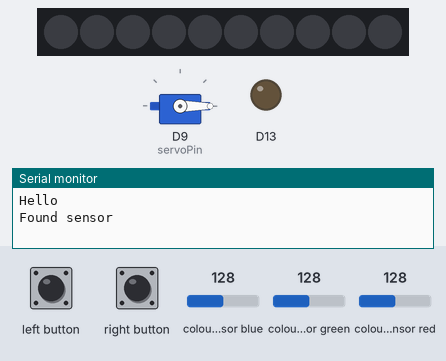
Simulated run of this sketch. Board: Adafruit Circuit Playground Express. Parts: 10 RGB LEDs in strip order, left to right, servo, output pins drawn as LEDs (lit = HIGH), the last lines printed to the serial monitor. Inputs (shaded band) come from the test bench; at power-on: colour sensor blue 128, colour sensor green 128, colour sensor red 128. Dim RGB values are drawn brighter than linear.

Above: at 1.2 s.
1.3 s: left button pulsed HIGH 2 times (0.12 s each, 0.3 s apart)
At 2.3 s:
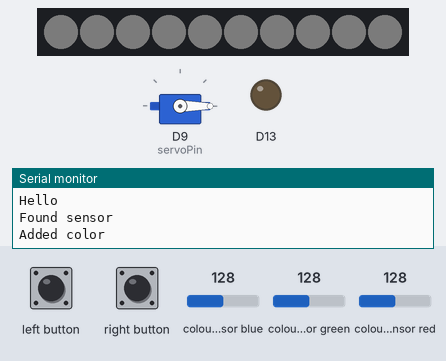
At 4.3 s:
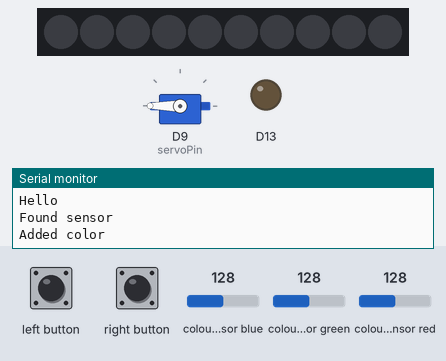
Timing chart, 0 to 5.8 s (numbered marks = the images above; inputs shaded):
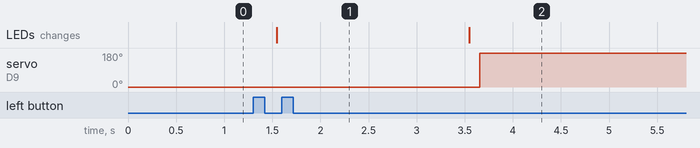

The sketch:

controller.ino
```cpp
#include "Adafruit_TCS34725.h"
#include <Adafruit_CircuitPlayground.h>
#include <Servo.h>
#include <Wire.h>
#include <SPI.h>
#include <math.h>

// for a common anode LED, connect the common pin to +5V
// for common cathode, connect the common to ground

// set to false if using a common cathode LED
#define commonAnode true

int servoPin = 9;
Servo servo;
int servoAngle = 0;

Adafruit_TCS34725 tcs = Adafruit_TCS34725(TCS34725_INTEGRATIONTIME_50MS, TCS34725_GAIN_4X);
float colors[10][3];
int numColors = 0;

void setup() {
    Serial.begin(115200);
    CircuitPlayground.begin();
    while(!Serial);
    Serial.println("Hello");
    if (tcs.begin()) {
        Serial.println("Found sensor");
    } else {
        Serial.println("No TCS34725 found ... check your connections");
        while (1); // halt!
    }
    servo.attach(servoPin);
    servo.write(0);

    for (int row = 0; row < 10; row++) {
        for (int col = 0; col < 3; col++) {
            colors[row][col] = 0;
        }
    }
}


void loop() {
    float red, green, blue;
    tcs.setInterrupt(false);
    delay(60);
    tcs.getRGB(&red, &green, &blue);
    tcs.setInterrupt(true);

    /*Serial.print("R:\t"); Serial.print(int(red));
    Serial.print("\tG:\t"); Serial.print(int(green));
    Serial.print("\tB:\t"); Serial.print(int(blue));
    Serial.print("\n");*/

    for (int row = 0; row < 10; row++) {
        if (fabs(colors[row][0] - red) < 20 && fabs(colors[row][1] - green) < 20 && fabs(colors[row][2] - blue) < 20) {
            servo.write(180);
            delay(10000);
            servo.write(0);
        }
    }

    bool left_first = CircuitPlayground.leftButton();
    bool right_first = CircuitPlayground.rightButton();
    delay(20);
    bool left_second = CircuitPlayground.leftButton();
    bool right_second = CircuitPlayground.rightButton();

    // check if one of buttons was pressed
    if ((left_first && !left_second) || (right_first && !right_second) && numColors < 10) {
        float collarRed, collarGreen, collarBlue;
        // take a color reading of the collar and save the color
        tcs.setInterrupt(false);
        delay(60);
        tcs.getRGB(&collarRed, &collarGreen, &collarBlue);
        tcs.setInterrupt(true);
        colors[numColors][0] = collarRed;
        colors[numColors][1] = collarGreen;
        colors[numColors][2] = collarBlue;
        Serial.println("Added color");

        uint8_t rG = CircuitPlayground.gamma8(collarRed);
        uint8_t gG = CircuitPlayground.gamma8(collarGreen);
        uint8_t bG = CircuitPlayground.gamma8(collarBlue);


        for (int i = 0; i < 10; ++i) {
          CircuitPlayground.strip.setPixelColor(i, rG, gG, bG);
        }
        CircuitPlayground.strip.show();
        numColors++;
        delay(2000);
        CircuitPlayground.clearPixels();

    }
}
```

Measured:
- after the input at 1.3 s, servo on D9 (servoPin): 0° → 180° after 2.4 s; the LEDs: change after 0.25 s (image 1)
